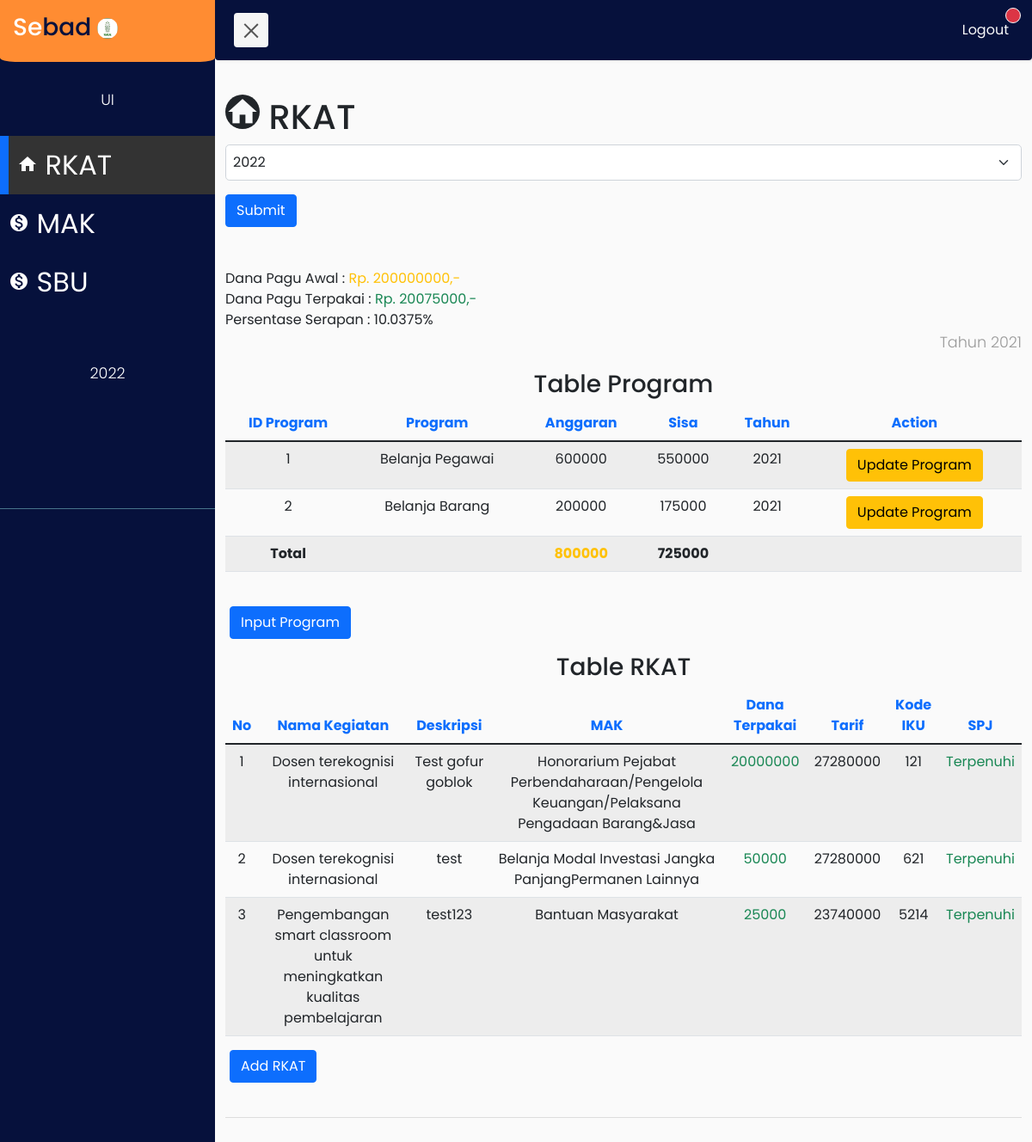
The app's page /index.php?tahunpagu=2021 with its own data.
### tables this page shows
CREATE TABLE `pagu` (
  `tahun_pagu` year(4) NOT NULL,
  `besar_pagu` int(11) NOT NULL,
  `pagu_terpakai` int(11) NOT NULL
);

CREATE TABLE `sub_program` (
  `id` int(11) NOT NULL,
  `id_program` int(11) NOT NULL,
  `besaran` int(11) NOT NULL,
  `sisa` int(11) NOT NULL,
  `tahun` year(4) NOT NULL,
  `status_update` int(11) NOT NULL
);

CREATE TABLE `program` (
  `id_program` int(11) NOT NULL,
  `nama_program` varchar(255) NOT NULL,
  `tahun_pagu` year(4) DEFAULT NULL
);

CREATE TABLE `rkat` (
  `id` int(11) NOT NULL,
  `kode_iku` int(11) NOT NULL,
  `kode_kegiatan` int(11) NOT NULL,
  `deskripsi` varchar(255) NOT NULL,
  `kode_mak` int(11) NOT NULL,
  `kode_sbu` int(11) NOT NULL,
  `dana_terpakai` int(11) NOT NULL,
  `spj` int(11) NOT NULL,
  `tahun_pagu` year(4) DEFAULT NULL,
  `id_program` int(11) DEFAULT NULL
);

CREATE TABLE `kegiatan` (
  `kode_iku` int(11) NOT NULL,
  `kode_kegiatan` int(11) NOT NULL,
  `kegiatan` varchar(255) NOT NULL
);

CREATE TABLE `mak` (
  `kode` int(11) NOT NULL,
  `nama_mak` varchar(255) NOT NULL,
  `program` int(11) NOT NULL
);

CREATE TABLE `sbu` (
  `kode_sbu` int(11) NOT NULL,
  `uraian` varchar(255) NOT NULL,
  `tarif` int(11) NOT NULL,
  `kode_mak` int(11) NOT NULL
);

### index.php (the view, shortened to what the rows shown need)
<!DOCTYPE html>
<html lang="en">
<head>
    <link href="https://cdn.jsdelivr.net/npm/bootstrap@5.1.3/dist/css/bootstrap.min.css" rel="stylesheet"
>
    <link rel="stylesheet" href="style.css">
    <link rel="stylesheet" href="load_style.css">
</head>
<body class="transform-page">
    <div class="wrapper">
        <div id="content">
            <div class="container">
                <h1>
                    <span class="material-icons-sharp bg-dark text-light" style="border-radius: 50%; font-size: 1em;">
                    </span>
                    RKAT
                </h1>
                    <?php
                        include('function.php');
                    ?>
                <span>Dana Pagu Awal :
                    <?php
                        $conn = mysqli_connect("localhost", "root" ,"", "db_tbs_sbd_rev");
                        if (!empty($_GET['tahunpagu'])){
                            $tahun_pagu = $_GET['tahunpagu'];
                        }
                        if (isset($tahun_pagu)){
                            $sql = "SELECT * FROM pagu WHERE tahun_pagu = $tahun_pagu";
                            $result = mysqli_query($conn, $sql);
                            $row = mysqli_fetch_array($result, MYSQLI_ASSOC);
                                echo "<span class='text-warning'> Rp. {$row['besar_pagu']},- </span>";
                        }
                    ?>
                </span>
                <br>
                <span class="d-block">Dana Pagu Terpakai :
                    <?php
                        $conn = mysqli_connect("localhost", "root" ,"", "db_tbs_sbd_rev");
                        if (!empty($_GET['tahunpagu'])){
                            $tahun_pagu = $_GET['tahunpagu'];
                        }
                        if (isset($tahun_pagu)){
                            $sql = "SELECT * FROM pagu WHERE tahun_pagu = $tahun_pagu";
                            $result = mysqli_query($conn, $sql);
                            $row = mysqli_fetch_array($result, MYSQLI_ASSOC);
                            if($row['pagu_terpakai'] > $row['besar_pagu']){
                                echo "<span class='text-danger'> Rp. {$row['pagu_terpakai']},- </span>";
                            } else {
                                echo "<span class='text-success'> Rp. {$row['pagu_terpakai']},- </span>";
                            }
                        }
                    ?>
                </span>
                <span class="d-block"> Persentase Serapan :
                    <?php
                        $conn = mysqli_connect("localhost", "root" ,"", "db_tbs_sbd_rev");
                        if (!empty($_GET['tahunpagu'])){
                            $tahun_pagu = $_GET['tahunpagu'];
                        }
                        if (isset($tahun_pagu)){
                            $sql = "SELECT * FROM pagu WHERE tahun_pagu = $tahun_pagu";
                            $result = mysqli_query($conn, $sql);
                            $row = mysqli_fetch_array($result, MYSQLI_ASSOC);
                            $temp = ($row['pagu_terpakai']/$row['besar_pagu'])*100;
                            echo "<span class='text-dark'>$temp%</span>";
                        }
                    ?>
                </span>
                <span class="text-end">
                    <?php
                        $conn = mysqli_connect("localhost", "root" ,"", "db_tbs_sbd_rev");
                        if (!empty($_GET['tahunpagu'])){
                            $tahun_pagu = $_GET['tahunpagu'];
                        }
                        if (isset($tahun_pagu)){
                            $sql = "SELECT * FROM pagu WHERE tahun_pagu = $tahun_pagu";
                            $result = mysqli_query($conn, $sql);
                            $row = mysqli_fetch_array($result, MYSQLI_ASSOC);
                            echo "<p>Tahun {$row['tahun_pagu']}</p>";
                        }
                    ?>
                </span>
                <div class="table-responsive mt-3">
                    <?php
                        $conn = mysqli_connect("localhost", "root" ,"", "db_tbs_sbd_rev");
                        if (!empty($_GET['tahunpagu'])){
                            $tahun_pagu = $_GET['tahunpagu'];
                        }
                        if (isset($tahun_pagu)){
                            $sql = "SELECT s.id ,s.id_program, p.nama_program, s.besaran, s.sisa, s.tahun, s.status_update FROM sub_program s INNER JOIN program p ON s.id_program=p.id_program  WHERE s.tahun = $tahun_pagu;";
                            $result = mysqli_query($conn, $sql);
                            echo "<table class='table table-responsive table-hover table-striped text-center'>
                                <thead>
                                    <tr>
                                        <th scope='col' class='text-primary'>ID Program</th>
                                        <th scope='col' class='text-primary'>Program</th>
                                        <th scope='col' class='text-primary'>Anggaran</th>
                                        <th scope='col' class='text-primary'>Sisa</th>
                                        <th scope='col' class='text-primary'>Tahun</th>
                                        <th scope='col' class='text-primary'>Action</th>
                                    </tr>
                                </thead>
                                <tbody>";
                            while($row = mysqli_fetch_array($result, MYSQLI_ASSOC)){
                                echo "<tr>";
                                echo "<td> {$row['id_program']} </td>";
                                echo "<td> {$row['nama_program']} </td>";
                                echo "<td> {$row['besaran']} </td>";
                                echo "<td> {$row['sisa']} </td>";
                                echo "<td> {$row['tahun']} </td>";
                                if ($row['status_update'] != 0){
                                    echo "<td>
                                    <a href='update_program.php?id={$row['id']}'>
                                        <button class='btn btn-warning'>Update Program</button>
                                    </a>
                                    </td>";
                                }else {
                                    echo "<td> </td>";
                                }
                                echo "</tr>";
                            }
                            echo "</tbody>";
                            echo "</table>";
                        }
                    ?>
                </div>
                <?php
                    if (!empty($_GET['tahunpagu'])){
                        $tahun_pagu = $_GET['tahunpagu'];
                    }
                ?>
                <div class="table-responsive mt-3">
                    <?php
                        if (!empty($_GET['tahunpagu'])){
                            $tahun_pagu = $_GET['tahunpagu'];
                        }
                        $conn = mysqli_connect("localhost", "root" ,"", "db_tbs_sbd_rev");
                        if (isset($tahun_pagu)){
                            $sql = "SELECT rkat.id, kegiatan.kegiatan, rkat.deskripsi, mak.nama_mak, sbu.tarif, rkat.kode_iku, rkat.dana_terpakai, rkat.spj FROM rkat INNER JOIN kegiatan ON rkat.kode_kegiatan=kegiatan.kode_kegiatan INNER JOIN mak ON rkat.kode_mak=mak.kode INNER JOIN sbu ON rkat.kode_sbu=sbu.kode_sbu WHERE tahun_pagu = $tahun_pagu;";
                            $result = mysqli_query($conn, $sql);
                            echo "<table class='table table-responsive table-hover table-striped text-center'>
                                    <thead>
                                        <tr>
                                            <th scope='col' class='text-primary'>No</th>
                                            <th scope='col' class='text-primary'>Nama Kegiatan</th>
                                            <th scope='col' class='text-primary'>Deskripsi</th>
                                            <th scope='col' class='text-primary'>MAK</th>
                                            <th scope='col' class='text-primary'>Dana Terpakai</th>
                                            <th scope='col' class='text-primary'>Tarif</th>
                                            <th scope='col' class='text-primary'>Kode IKU</th>
                                            <th scope='col' class='text-primary'>SPJ</th>
                                        </tr>
                                    </thead>
                                    <tbody>";
                            $i = 1;
                            while($row = mysqli_fetch_array($result, MYSQLI_ASSOC)){
                                echo "<tr>";
                                echo "<td> $i </td>";
                                echo "<td> {$row['kegiatan']} </td>";
                                echo "<td> {$row['deskripsi']} </td>";
                                echo "<td> {$row['nama_mak']} </td>";
                                if ($row['dana_terpakai'] == 0) {
                                    echo "<td>
                                    <a href='update_rkat.php?id={$row['id']}'>
                                        <button class='btn btn-info'>Isi Dana</button>
                                    </a>
                                    </td>";
                                } else {
                                    if ($row['dana_terpakai'] > $row['tarif']){
                                        echo "<td> <span class='text-danger'>{$row['dana_terpakai']}</span> </td>";
                                    } else {
                                        echo "<td> <span class='text-success'>{$row['dana_terpakai']}</span> </td>";
                                    }
                                }
                                echo "<td> {$row['tarif']} </td>";
                                echo "<td> {$row['kode_iku']} </td>";
                                if ($row['spj'] == 0) {
                                    echo "<td><span class='text-danger text-center'>Tidak Terpenuhi</span></td>";
                                }else {
                                    echo "<td><span class='text-success text-center'>Terpenuhi</span></td>";
                                }
                                echo "</tr>";
                                $i++;
                            }
                            echo "</tbody>";
                            echo "</table>";
                        }
                    ?>
                </div>
            </div>
</body>
</html>

### records on screen
pagu: besar_pagu "200000000", pagu_terpakai "20075000", temp "10.0375", tahun_pagu "2021"
sub_program: id_program "1", id_program.nama_program "Belanja Pegawai", besaran "600000", sisa "550000", tahun "2021"
sub_program: id_program "2", id_program.nama_program "Belanja Barang", besaran "200000", sisa "175000", tahun "2021"
rkat: kode_kegiatan.kegiatan "Dosen terekognisi internasional", deskripsi "Test gofur goblok", kode_mak.nama_mak "Honorarium Pejabat Perbendaharaan/Pengelola Keuangan/Pelaksana Pengadaan Barang&Jasa", dana_terpakai "20000000", kode_sbu.tarif "27280000", kode_iku "121", spj "Terpenuhi"
rkat: kode_kegiatan.kegiatan "Dosen terekognisi internasional", deskripsi "test", kode_mak.nama_mak "Belanja Modal Investasi Jangka PanjangPermanen Lainnya", dana_terpakai "50000", kode_sbu.tarif "27280000", kode_iku "621", spj "Terpenuhi"
rkat: kode_kegiatan.kegiatan "Pengembangan smart classroom untuk meningkatkan kualitas pembelajaran", deskripsi "test123", kode_mak.nama_mak "Bantuan Masyarakat", dana_terpakai "25000", kode_sbu.tarif "23740000", kode_iku "5214", spj "Terpenuhi"

### other values on screen
$row2['total'] "800000"
$row4['sisa'] "725000"
form field tahunpagu "2022"
